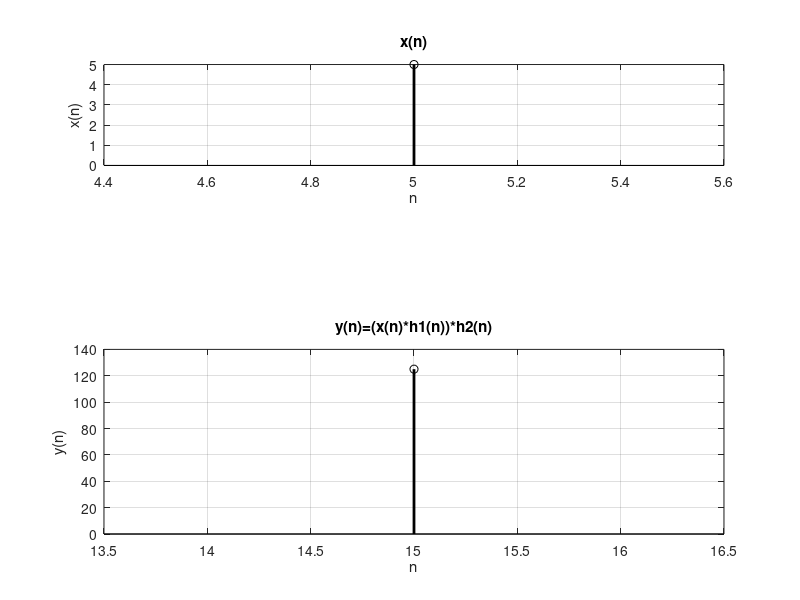

Source code (MATLAB):
clc;
clear;
xn=input('Enter the sequence x(n) in a row matrix form:');
xs=input('Enter the starting point of x(n):');
xe=xs+length(xn)-1;
nx=xs:xe;
subplot(3,1,1);
stem(nx,xn,'-ok','linewidth',2);
xlabel('n');
ylabel('x(n)');
title('x(n)');
grid on;
h1n=input('Enter the sequence h1(n) in a row matrix form:');
h1s=input('Enter the starting point of h1(n):');
h1e=h1s+length(h1n)-1;
nh1=h1s:h1e;
subplot(3,1,2);
stem(nh1,h1n,'-ok','linewidth',2);
xlabel('n');
ylabel('h1(n)');
title('h1(n)');
grid on;
h2n=input('Enter the sequence h2(n) in a row matrix form:');
h2s=input('Enter the starting point of h2(n):');
h2e=h2s+length(h2n)-1;
nh2=h2s:h2e;
subplot(3,1,3);
stem(nh2,h2n,'-ok','linewidth',2);
xlabel('n');
ylabel('h2(n)');
title('h2(n)');
grid on;
yn=conv(xn,conv(h1n,h2n));
ys=xs+h1s+h2s;
ye=xe+h1e+h2e;
ny=ys:ye;
subplot(2,1,2);
stem(ny,yn,'-ok','linewidth',2);
xlabel('n');
ylabel('y(n)');
title('y(n)=x(n)*(h1(n)*h2(n))');
grid on;
y1n=conv(conv(xn,h1n),h2n);
y1s=xs+h1s+h2s;
y1e=xe+h1e+h2e;
ny1=y1s:y1e;
subplot(2,1,2);
stem(ny1,y1n,'-ok','linewidth',2);
xlabel('n');
ylabel('y(n)');
title('y(n)=(x(n)*h1(n))*h2(n)');
grid on;